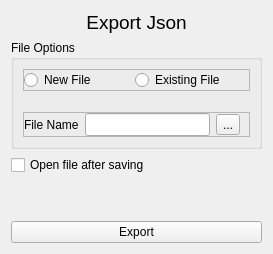
        <widget class="QWidget" name="page_6">
         <layout class="QVBoxLayout" name="verticalLayout_22">
          <item>
           <widget class="QLabel" name="label_45">
            <property name="font">
             <font>
              <pointsize>14</pointsize>
             </font>
            </property>
            <property name="text">
             <string>Export Json</string>
            </property>
            <property name="alignment">
             <set>Qt::AlignCenter</set>
            </property>
           </widget>
          </item>
          <item>
           <widget class="QGroupBox" name="groupBox_11">
            <property name="title">
             <string>File Options</string>
            </property>
            <layout class="QVBoxLayout" name="verticalLayout_15">
             <property name="spacing">
              <number>21</number>
             </property>
             <item>
              <widget class="QFrame" name="frame_24">
               <property name="frameShape">
                <enum>QFrame::StyledPanel</enum>
               </property>
               <property name="frameShadow">
                <enum>QFrame::Raised</enum>
               </property>
               <layout class="QHBoxLayout" name="horizontalLayout_14">
                <property name="leftMargin">
                 <number>0</number>
                </property>
                <property name="topMargin">
                 <number>0</number>
                </property>
                <property name="bottomMargin">
                 <number>0</number>
                </property>
                <item>
                 <widget class="QRadioButton" name="radioButton_17">
                  <property name="font">
                   <font>
                    <pointsize>9</pointsize>
                   </font>
                  </property>
                  <property name="text">
                   <string>New File</string>
                  </property>
                 </widget>
                </item>
                <item>
                 <widget class="QRadioButton" name="radioButton_18">
                  <property name="font">
                   <font>
                    <pointsize>9</pointsize>
                   </font>
                  </property>
                  <property name="text">
                   <string>Existing File</string>
                  </property>
                 </widget>
                </item>
               </layout>
              </widget>
             </item>
             <item>
              <widget class="QFrame" name="frame_25">
               <property name="frameShape">
                <enum>QFrame::StyledPanel</enum>
               </property>
               <property name="frameShadow">
                <enum>QFrame::Raised</enum>
               </property>
               <layout class="QGridLayout" name="gridLayout_10">
                <property name="leftMargin">
                 <number>0</number>
                </property>
                <property name="topMargin">
                 <number>0</number>
                </property>
                <property name="bottomMargin">
                 <number>0</number>
                </property>
                <item row="0" column="0">
                 <widget class="QLabel" name="label_44">
                  <property name="font">
                   <font>
                    <pointsize>9</pointsize>
                   </font>
                  </property>
                  <property name="text">
                   <string>File Name</string>
                  </property>
                 </widget>
                </item>
                <item row="0" column="1">
                 <widget class="QLineEdit" name="filename_json">
                  <property name="font">
                   <font>
                    <pointsize>10</pointsize>
                   </font>
                  </property>
                 </widget>
                </item>
                <item row="0" column="2">
                 <widget class="QToolButton" name="save_btn_json">
                  <property name="text">
                   <string>...</string>
                  </property>
                 </widget>
                </item>
               </layout>
              </widget>
             </item>
            </layout>
           </widget>
          </item>
          <item>
           <widget class="QCheckBox" name="open_file_json">
            <property name="text">
             <string>Open file after saving</string>
            </property>
           </widget>
          </item>
          <item>
           <spacer name="verticalSpacer_6">
            <property name="orientation">
             <enum>Qt::Vertical</enum>
            </property>
            <property name="sizeHint" stdset="0">
             <size>
              <width>20</width>
              <height>40</height>
             </size>
            </property>
           </spacer>
          </item>
          <item>
           <widget class="QPushButton" name="export_btn_json">
            <property name="text">
             <string>Export</string>
            </property>
           </widget>
          </item>
         </layout>
        </widget>
